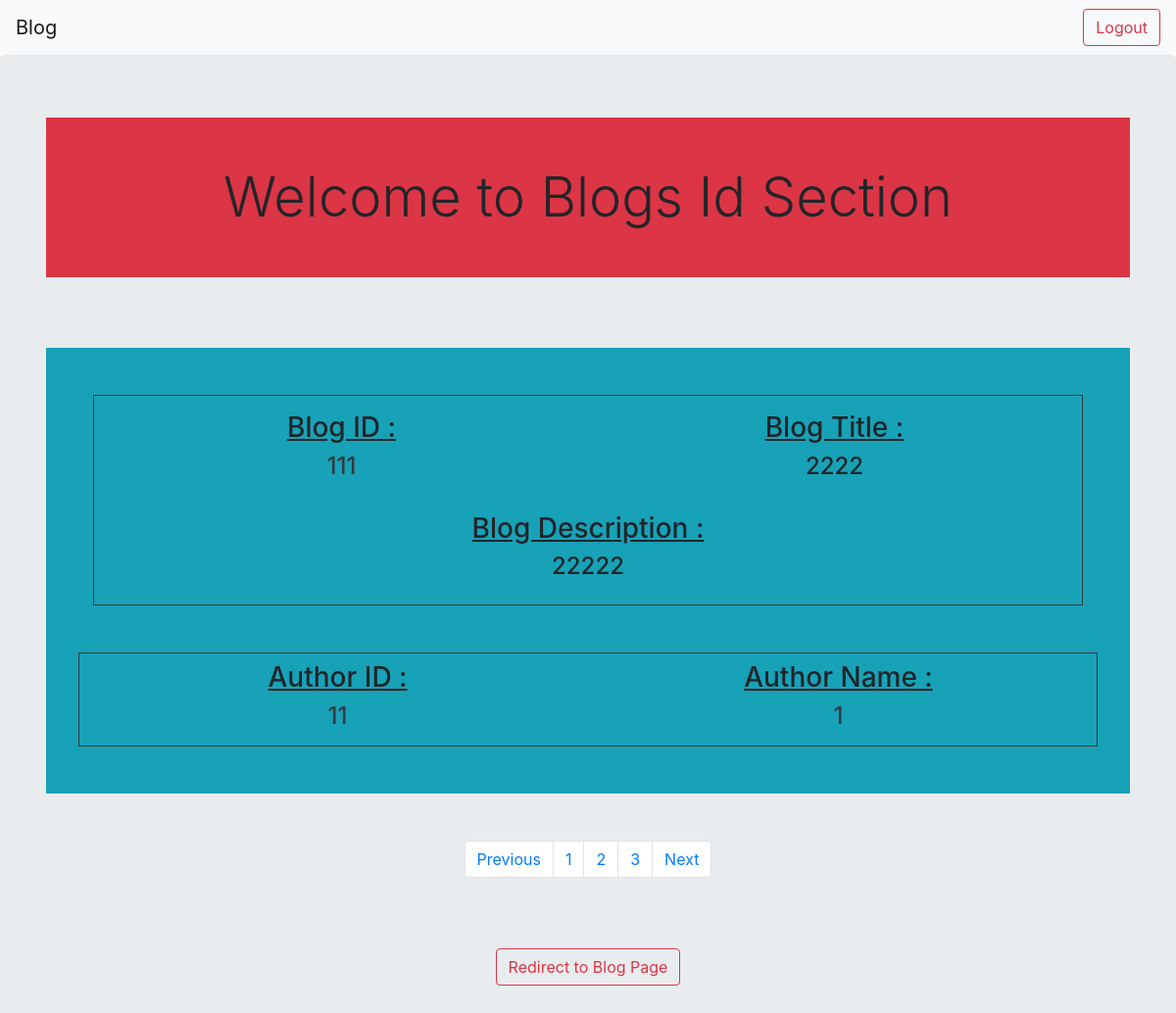
Page /blog/111/ on the committed database.
### blog/models.py (models this page shows)
class Blog(models.Model):
    index = models.AutoField(primary_key = True)
    blog_id = models.CharField(max_length=20,null = False)
    blog_description = models.CharField(max_length=1000, null = False)
    blog_title = models.CharField(max_length=200, null = False)
    author_id = models.CharField(max_length=20, null = False)
    author_name = models.CharField(max_length=20, null = False)
    date = models.DateField(auto_now_add = True)
    datetime = models.DateTimeField(auto_now_add = True)

### blog/views.py (the view)
# urls.py: path('<str:slug>/', views.getBlogById, name = "getBlogById"),
def getBlogById(request,slug):
    data = Blog.objects.filter(blog_id = slug)
    print(data)
    context = {"data" : data }
    return render(request, "blog/getBlogById.html" , context)

### templates/blog/getBlogById.html (shortened to what this page needs)
<!DOCTYPE html>
<html lang="en">
<head>
    <link rel="stylesheet" href="https://cdn.jsdelivr.net/npm/bootstrap@4.6.1/dist/css/bootstrap.min.css">
</head>
<body>
    <nav class="navbar navbar-expand-lg navbar-light bg-light">
        <a class="navbar-brand" href="/blog">Blog</a>
        <div class="collapse navbar-collapse d-flex justify-content-end" id="navbarSupportedContent">
            <form class="form-inline my-2 my-lg-0">
                <div>
                    <a class="btn btn-outline-danger my-2 my-sm-0" class="btn btn-outline-success" href="/user_auth/accounts/logout">Logout</a>
                 </div>
            </form>
        </div>
      </nav>
    <div class="container-fluid jumbotron text-center">
        <div class=" container ">
            <div class="display-4 p-5 bg-danger text-center">
                Welcome to Blogs Id  Section
            </div>
            <br />
            {% for post in data %}
            <div class="container mb-5 mt-5 bg-info p-5">
                <div class="p-3 border border-dark">
                    <div class="row">
                        <div class="col blog-id">
                        <h3 class=""> <u>Blog ID :</u> </h3> <h4> <a class="text-dark" href="/blog/{{post.blog_id}}/" > {{post.blog_id}}</a> </h4>
                        </div>
                        <div class="col blog-title">
                            <h3><u> Blog Title : </u></h3> <h4>{{post.blog_title}}</h4>
                        </div>
                    </div>
                <br />
                    <div class="blog-description">
                    <h3><u> Blog Description :</u></h3> <h4>{{post.blog_description}}</h4>
                    </div>
                </div>
                <br />
                <br />
                <div class="row p-2 border border-dark">
                    <div class="col author-id">
                     <h3><u> Author ID : </u> </h3> <h4> <a class="text-dark" href="/blog/bloggers/{{post.author_id}}/" > {{post.author_id}}</a>  </h4>
                    </div>
                    <div class="col author-name">
                     <h3> <u>Author Name :</u> </h3>   <h4> <a class="text-dark" href="/blog/bloggers/{{post.author_id}}/" > {{post.author_name}}</a> </h4>
                    </div>
                </div>
            </div>
            {% endfor %}
            <div class="d-flex justify-content-center mb-2 mt-5">
                <nav aria-label="Page navigation example">
                    <ul class="pagination">
                      <li class="page-item"><a class="page-link" href="#">Previous</a></li>
                      <li class="page-item"><a class="page-link" href="#">1</a></li>
                      <li class="page-item"><a class="page-link" href="#">2</a></li>
                      <li class="page-item"><a class="page-link" href="#">3</a></li>
                      <li class="page-item"><a class="page-link" href="#">Next</a></li>
                    </ul>
                  </nav>
            </div>
            <br />
            <br />
            <div class="text-center">
                <a class="btn btn-outline-danger my-2 my-sm-0" class="btn btn-outline-success" href="/blog/">Redirect to Blog Page</a>
            </div>
        </div>
    </div>
</body>
</html>

### rows in the picture
Blog: blog_id "111", blog_title "2222", blog_description "22222", author_id "11", author_name "1"
